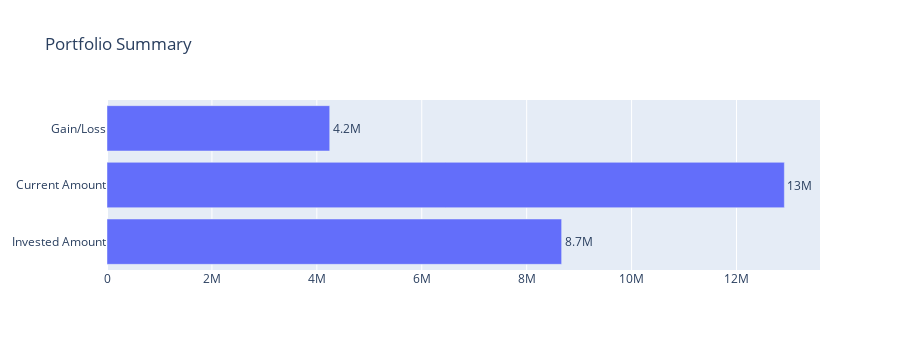

Notebook code cell kept with this figure:
### Markdown cell above
## Portfolio Summary

### Code cell
from src.mfdisplay import group_by_mf_type, display_summary
mf_totals_grp = group_by_mf_type(cg.mf_hdr_df)
display_summary(mf_totals_grp)

### Figure 1 — Plotly figure (JSON) as saved in the notebook; plotly's stock layout.template omitted (floating-point values rounded to 4 significant figures)
{"data": [{"name": "Current Amount (₹)", "orientation": "h", "text": ["8666343.76", "12911991.23", "4245647.47"], "textposition": "outside", "texttemplate": "%{text:.2s}", "type": "bar", "x": [8666000.0, 12910000.0, 4246000.0], "y": ["Invested Amount", "Current Amount", "Gain/Loss"]}], "layout": {"height": 350, "title": {"text": "Portfolio Summary"}}}
